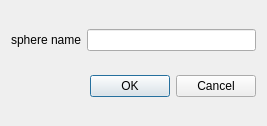
<?xml version="1.0" encoding="UTF-8"?>
<ui version="4.0">
 <class>newsphere</class>
 <widget class="QDialog" name="newsphere">
  <property name="windowModality">
   <enum>Qt::ApplicationModal</enum>
  </property>
  <property name="geometry">
   <rect>
    <x>0</x>
    <y>0</y>
    <width>267</width>
    <height>126</height>
   </rect>
  </property>
  <property name="windowTitle">
   <string>new sphere</string>
  </property>
  <layout class="QVBoxLayout" name="verticalLayout">
   <item>
    <layout class="QHBoxLayout" name="horizontalLayout">
     <item>
      <widget class="QLabel" name="label">
       <property name="text">
        <string>sphere name</string>
       </property>
      </widget>
     </item>
     <item>
      <widget class="QLineEdit" name="lineEdit_sphere"/>
     </item>
    </layout>
   </item>
   <item>
    <widget class="QDialogButtonBox" name="buttonBox">
     <property name="orientation">
      <enum>Qt::Horizontal</enum>
     </property>
     <property name="standardButtons">
      <set>QDialogButtonBox::Cancel|QDialogButtonBox::Ok</set>
     </property>
    </widget>
   </item>
  </layout>
 </widget>
 <resources/>
 <connections>
  <connection>
   <sender>buttonBox</sender>
   <signal>accepted()</signal>
   <receiver>newsphere</receiver>
   <slot>accept()</slot>
   <hints>
    <hint type="sourcelabel">
     <x>248</x>
     <y>254</y>
    </hint>
    <hint type="destinationlabel">
     <x>157</x>
     <y>274</y>
    </hint>
   </hints>
  </connection>
  <connection>
   <sender>buttonBox</sender>
   <signal>rejected()</signal>
   <receiver>newsphere</receiver>
   <slot>reject()</slot>
   <hints>
    <hint type="sourcelabel">
     <x>316</x>
     <y>260</y>
    </hint>
    <hint type="destinationlabel">
     <x>286</x>
     <y>274</y>
    </hint>
   </hints>
  </connection>
 </connections>
</ui>
